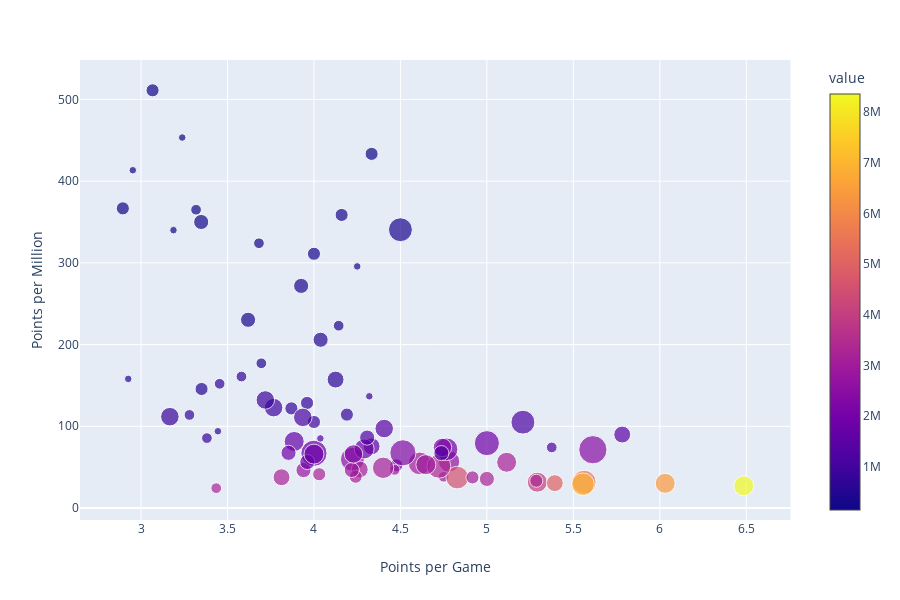

The notebook cell saved with this chart:
### Code cell
bubble_chart(players, "Defender")

### Figure 1 — Plotly figure (JSON) as saved in the notebook; plotly's stock layout.template omitted (floating-point values rounded to 4 significant figures)
{"data": [{"hoverlabel": {"namelength": 0}, "hovertemplate": "<b>%{hovertext}</b><br><br>points_per_game=%{x}<br>points_per_million=%{y}<br>pct_lineup=%{marker.size}<br>value=%{marker.color}", "hovertext": ["Antoñito", "Antunes", "Araujo", "Arbilla", "Aritz Elustondo", "Bartra", "Bernardo", "Bruno González", "Bustinza", "Cabrera", "Calero", "Capa", "Carriço", "Carvajal", "Coke", "Cote", "Damián Suárez", "De Marcos", "Diakhaby", "Diego Llorente", "Djené", "Dídac Vilà", "Escudero", "Feddal", "Funes Mori", "Gabriel Paulista", "Garay", "Gayà", "Giménez", "Hermoso", "Hugo Mallo", "Héctor Moreno", "Iñigo Martínez", "Jason", "Jaume Costa", "Javi López", "Jesús Navas", "Jonathan Silva", "Jordi Alba", "Juncà", "Junior Firpo", "Kiko Olivas", "Kjaer", "Laguardia", "Lenglet", "Luna", "Mandi", "Marcelo", "Mario Gaspar", "Maripán", "Martín Aguirregabiria", "Miramón", "Nacho", "Nacho Martínez", "Naldo", "Nelson Semedo", "Pedraza", "Piccini", "Piqué", "Postigo", "Ramis", "Raúl Navas", "Rodrigo Tarín", "Roncaglia", "Rubén Duarte", "Rubén Peña", "Santiago Arias", "Savic", "Sergi Gómez", "Sergi Roberto", "Sergio Ramos", "Sidnei", "Siovas", "Toño García", "Varane", "Vezo", "Víctor Ruiz", "Wass", "Ximo Navarro", "Yeray", "Yuri", "Zaldua"], "legendgroup": "", "marker": {"color": [180000, 370000, 1450000, 290000, 1550000, 2800000, 1850000, 220000, 790000, 2690000, 3040000, 720000, 1190000, 4020000, 1280000, 3200000, 2550000, 850000, 250000, 1800000, 3070000, 390000, 830000, 770000, 1840000, 2870000, 2980000, 4540000, 3330000, 5620000, 3130000, 770000, 3220000, 920000, 330000, 480000, 6390000, 1890000, 6880000, 150000, 3150000, 1670000, 510000, 3330000, 3230000, 150000, 2340000, 3250000, 690000, 1480000, 500000, 1990000, 460000, 2240000, 1160000, 1830000, 1940000, 730000, 8360000, 150000, 390000, 230000, 180000, 150000, 750000, 2440000, 950000, 660000, 900000, 3210000, 4960000, 630000, 2980000, 270000, 3240000, 1340000, 200000, 2900000, 1100000, 1820000, 2240000, 1300000], "coloraxis": "coloraxis", "size": [3, 10, 6, 3, 5, 4, 12, 4, 1, 8, 9, 2, 10, 7.0, 1, 7.0, 10, 6, 2, 3, 5, 4, 2, 3, 7.0, 2, 2, 9, 3, 10, 8, 3, 3, 6, 4, 2, 7.0, 11, 9, 1, 3, 7.0, 4, 10, 4, 1, 12, 2, 2, 5, 1, 9, 3, 6, 2, 4, 4, 3, 7.0, 1, 2, 1, 3, 3, 2, 14.0, 3, 1, 6, 3, 5, 5, 7.0, 3, 5, 4, 2, 4, 6, 7.0, 6, 4], "sizemode": "area", "sizeref": 0.035, "symbol": "circle"}, "mode": "markers", "name": "", "showlegend": false, "type": "scatter", "x": [3.067, 4.5, 4.406, 4.16, 4.333, 3.939, 4, 3.348, 4.32, 4.781, 4.611, 3.28, 5.208, 5.292, 4.037, 5.114, 4.222, 3.167, 3.682, 4.476, 4.265, 3.926, 3.381, 4.19, 4.29, 4.467, 4.75, 4.829, 5.286, 5.562, 4.4, 3.96, 4.03, 3.767, 3.619, 3.696, 6.031, 5, 5.556, 2.952, 4.917, 3.886, 4.038, 4.722, 5, 3.188, 4.514, 3.435, 3.581, 5.783, 2.926, 4.767, 3.35, 4.743, 5.375, 3.962, 3.853, 3.87, 6.486, 3.238, 4.143, 4.25, 4.333, 2.895, 3.455, 5.613, 4, 3.444, 3.719, 4.241, 5.393, 4.125, 4.647, 4, 3.812, 4.737, 3.318, 4.219, 3.935, 4, 4.229, 4.308], "xaxis": "x", "y": [511.1, 340.5, 97.24, 358.6, 75.48, 46.43, 67.03, 350, 136.7, 56.88, 54.61, 113.9, 105.0, 31.59, 85.16, 55.94, 59.61, 111.8, 324, 52.22, 47.23, 271.8, 85.54, 114.3, 72.28, 46.69, 38.26, 37.22, 33.33, 31.67, 49.2, 128.6, 41.3, 122.8, 230.3, 177.1, 30.2, 79.37, 29.07, 413.3, 37.46, 81.44, 205.9, 51.05, 35.6, 340, 67.52, 24.31, 160.9, 89.86, 158, 71.86, 145.7, 74.11, 74.14, 56.28, 67.53, 121.9, 27.15, 453.3, 223.1, 295.7, 433.3, 366.7, 152, 71.31, 105.3, 93.94, 132.2, 38.32, 30.44, 157.1, 53.02, 311.1, 37.65, 67.16, 365, 46.55, 110.9, 65.93, 66.07, 86.15], "yaxis": "y"}], "layout": {"coloraxis": {"colorbar": {"title": {"text": "value"}}, "colorscale": [[0, "#0d0887"], [0.1111, "#46039f"], [0.2222, "#7201a8"], [0.3333, "#9c179e"], [0.4444, "#bd3786"], [0.5556, "#d8576b"], [0.6667, "#ed7953"], [0.7778, "#fb9f3a"], [0.8889, "#fdca26"], [1, "#f0f921"]]}, "height": 600, "legend": {"itemsizing": "constant", "tracegroupgap": 0}, "margin": {"t": 60}, "xaxis": {"anchor": "y", "domain": [0, 0.98], "title": {"text": "Points per Game"}}, "yaxis": {"anchor": "x", "domain": [0, 1], "title": {"text": "Points per Million"}}}}
